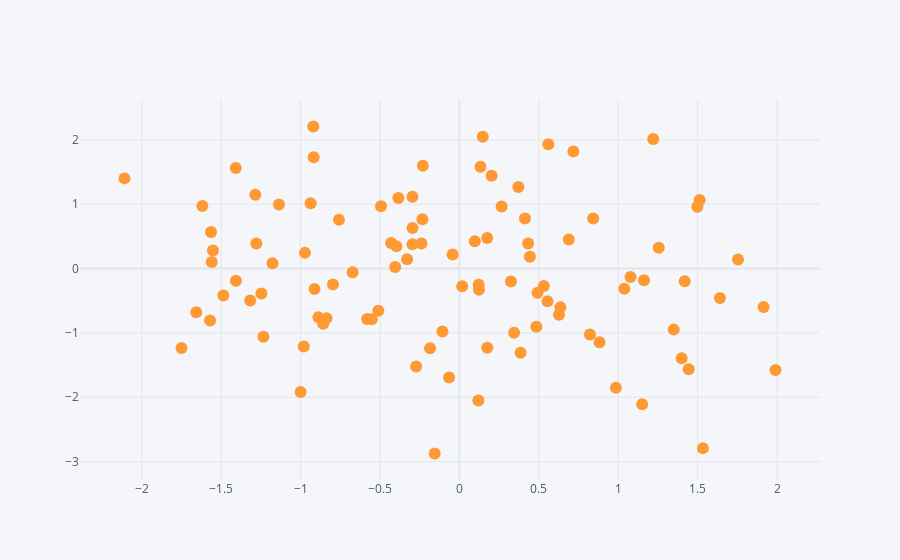

Notebook code cell kept with this figure:
### Code cell
df.iplot(x = 'A' , y = 'B',mode = 'markers')
